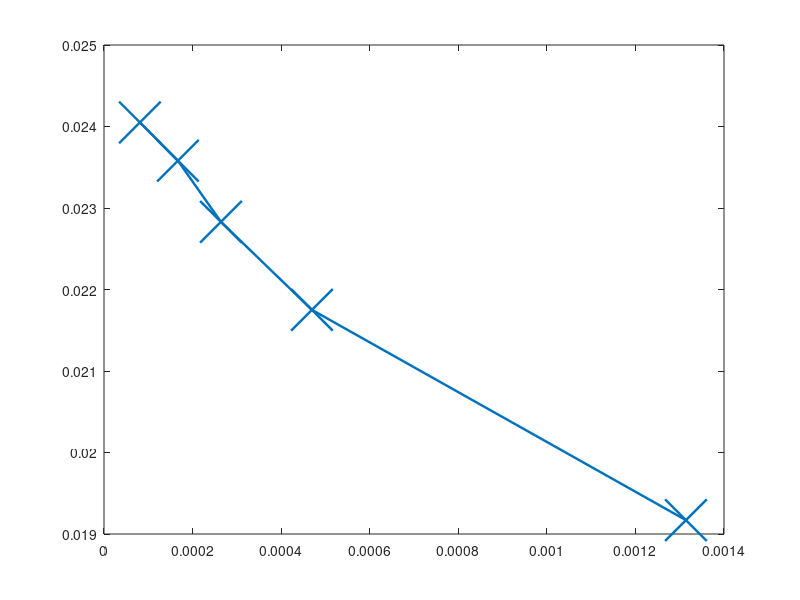

Write the MATLAB code that produced this figure. (Note: this script raises an error after producing the figure.)
clc
close all
clear 

deflection = [1917 2175 2283 2358 2405]/1E5; % static deflection for 3 different mesh size
theoretical = 0.0244;
mesh_size = [3625 2167 1625 1292 900]/1E5; % mesh size

line_width = 1.75;
font_size = 30;

fig_mesh_convergence = figure('Position', get(0, 'Screensize'));
% plot(mesh_size, deflection, '-x', 'MarkerSize',15, ...
%   'LineWidth',line_width/2);
% hold on
plot(mesh_size.^2, deflection, '-x', 'MarkerSize',30, ...
  'LineWidth',line_width);
yline(theoretical,'--r', 'Analytical deflection', 'LineWidth',line_width, ...
   'FontSize', font_size)
ylim([0.018, 0.025])
xlabel('Mesh size h^2 [m^2]')
ylabel('Static deflection [m]')
title('Convergence analysis for static deflection')
set(gca, 'FontAngle', 'oblique', 'FontSize', font_size)
saveas(fig_mesh_convergence, ['C:\Users\Niccolò\Documents\UNIVERSITA\5° ANNO\FEM' ...
  '\project\images\fig_mesh_convergence.png'],'png');